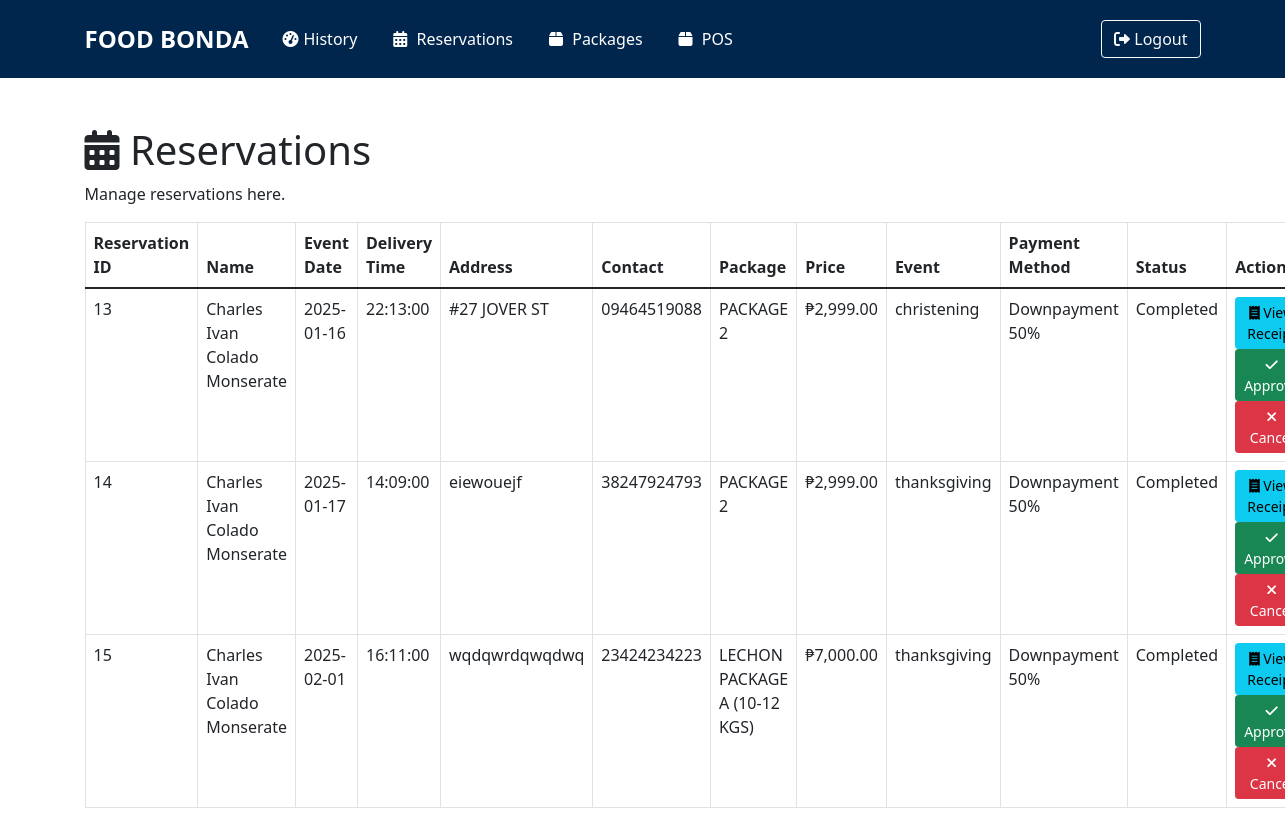
The app's page /owner/owner_reservations.php (signed in) with its own data.
### tables this page shows
CREATE TABLE `reservations` (
  `reservation_id` int NOT NULL,
  `customer_id` int NOT NULL,
  `package_id` int DEFAULT NULL,
  `first_name` varchar(50) NOT NULL,
  `middle_name` varchar(50) DEFAULT NULL,
  `last_name` varchar(50) NOT NULL,
  `contact` varchar(11) NOT NULL,
  `email` varchar(100) NOT NULL,
  `event_date` date NOT NULL,
  `delivery_time` time NOT NULL,
  `delivery_address` text NOT NULL,
  `event_type` enum('wedding','birthday','christening','thanksgiving','fiesta') NOT NULL,
  `package_name` varchar(100) NOT NULL,
  `selected_dishes` text NOT NULL,
  `package_price` decimal(10,2) NOT NULL,
  `payment_method` enum('Cash on Delivery','Downpayment 50%') NOT NULL,
  `gcash_receipt_path` varchar(255) DEFAULT NULL,
  `status` enum('pending','approved','completed','cancelled') DEFAULT 'pending',
  `created_at` timestamp NULL DEFAULT CURRENT_TIMESTAMP,
  `updated_at` timestamp NOT NULL DEFAULT CURRENT_TIMESTAMP ON UPDATE CURRENT_TIMESTAMP
);

### owner/owner_reservations.php (the view, shortened to what this page needs)
<?php
require_once '../db_conn.php';
$sql = 'SELECT * FROM reservations';
$result = $conn->query($sql);
$reservations = [];
if ($result->num_rows > 0) {
    while ($row = $result->fetch_assoc()) {
        $reservations[] = $row;
    }
}
?>
<!DOCTYPE html>
<html lang="en">
<head>
    <link href="https://cdn.jsdelivr.net/npm/bootstrap@5.1.3/dist/css/bootstrap.min.css" rel="stylesheet">
    <link rel="stylesheet" href="https://cdnjs.cloudflare.com/ajax/libs/font-awesome/6.0.0/css/all.min.css">
    <link href="owner_dashboard.css" rel="stylesheet">
</head>
<body>
    <?php include 'owner_navbar.php'; ?>
    <div class="container mt-5">
        <h1><i class="fas fa-calendar-alt"></i> Reservations</h1>
        <p>Manage reservations here.</p>
        <table class="table table-bordered">
            <thead>
                <tr>
                    <th>Reservation ID</th>
                    <th>Name</th>
                    <th>Event Date</th>
                    <th>Delivery Time</th>
                    <th>Address</th>
                    <th>Contact</th>
                    <th>Package</th>
                    <th>Price</th>
                    <th>Event</th>
                    <th>Payment Method</th>
                    <th>Status</th>
                    <th>Actions</th>
                </tr>
            </thead>
            <tbody>
                <?php foreach ($reservations as $reservation): ?>
                <tr>
                    <td><?php echo htmlspecialchars($reservation['reservation_id']); ?></td>
                    <td><?php echo htmlspecialchars($reservation['first_name'] . ' ' . $reservation['middle_name'] . ' ' . $reservation['last_name']); ?></td>
                    <td><?php echo htmlspecialchars($reservation['event_date']); ?></td>
                    <td><?php echo htmlspecialchars($reservation['delivery_time']); ?></td>
                    <td><?php echo htmlspecialchars($reservation['delivery_address']); ?></td>
                    <td><?php echo htmlspecialchars($reservation['contact']); ?></td>
                    <td><?php echo htmlspecialchars($reservation['package_name']); ?></td>
                    <td>₱<?php echo number_format($reservation['package_price'], 2); ?></td>
                    <td><?php echo htmlspecialchars($reservation['event_type']); ?></td>
                    <td><?php echo htmlspecialchars($reservation['payment_method']); ?></td>
                    <td><?php echo ucfirst(htmlspecialchars($reservation['status'])); ?></td>
                    <td>
                        <?php if (!empty($reservation['gcash_receipt_path'])): ?>
                        <a href="../<?php echo htmlspecialchars($reservation['gcash_receipt_path']); ?>" target="_blank" class="btn btn-info btn-sm"><i
                                class="fas fa-receipt"></i> View Receipt</a>
                        <?php endif; ?>
                        <?php if ($reservation['status'] === 'approved'): ?>
                        <button class="btn btn-success btn-sm" disabled><i class="fas fa-check"></i> Approved</button>
                        <?php else: ?>
                        <a href="approve_reservation.php?id=<?php echo $reservation['reservation_id']; ?>"
                            class="btn btn-success btn-sm action-button"><i class="fas fa-check"></i> Approve</a>
                        <?php endif; ?>
                        <?php if ($reservation['status'] === 'canceled'): ?>
                        <button class="btn btn-danger btn-sm" disabled><i class="fas fa-times"></i> Canceled</button>
                        <?php else: ?>
                        <a href="cancel_reservation.php?id=<?php echo $reservation['reservation_id']; ?>"
                            class="btn btn-danger btn-sm action-button"><i class="fas fa-times"></i> Cancel</a>
                        <?php endif; ?>
                    </td>
                </tr>
                <?php endforeach; ?>
            </tbody>
        </table>
    </div>
</body>
</html>

### owner/owner_dashboard.css (style rules this page uses)
:root { --dark-blue: #00264d; --light-blue: #e8f1f8; --light-gray: #f8f9fa; --accent-blue: #0066cc; }
body { min-height: 100vh; display: flex; flex-direction: column; }

### records on screen
reservations: reservation_id "13", first_name+middle_name+last_name "Charles Ivan Colado Monserate", event_date "2025-01-16", delivery_time "22:13:00", delivery_address "#27 JOVER ST", contact "09464519088", package_name "PACKAGE 2", package_price "2,999.00", event_type "christening", payment_method "Downpayment 50%", status "Completed"
reservations: reservation_id "14", first_name+middle_name+last_name "Charles Ivan Colado Monserate", event_date "2025-01-17", delivery_time "14:09:00", delivery_address "eiewouejf", contact "38247924793", package_name "PACKAGE 2", package_price "2,999.00", event_type "thanksgiving", payment_method "Downpayment 50%", status "Completed"
reservations: reservation_id "15", first_name+middle_name+last_name "Charles Ivan Colado Monserate", event_date "2025-02-01", delivery_time "16:11:00", delivery_address "wqdqwrdqwqdwq", contact "23424234223", package_name "LECHON PACKAGE A (10-12 KGS)", package_price "7,000.00", event_type "thanksgiving", payment_method "Downpayment 50%", status "Completed"
